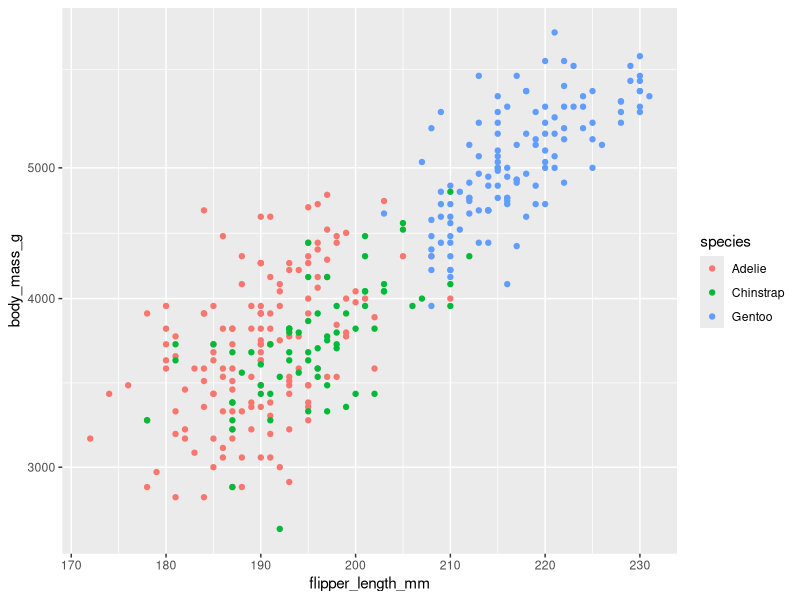
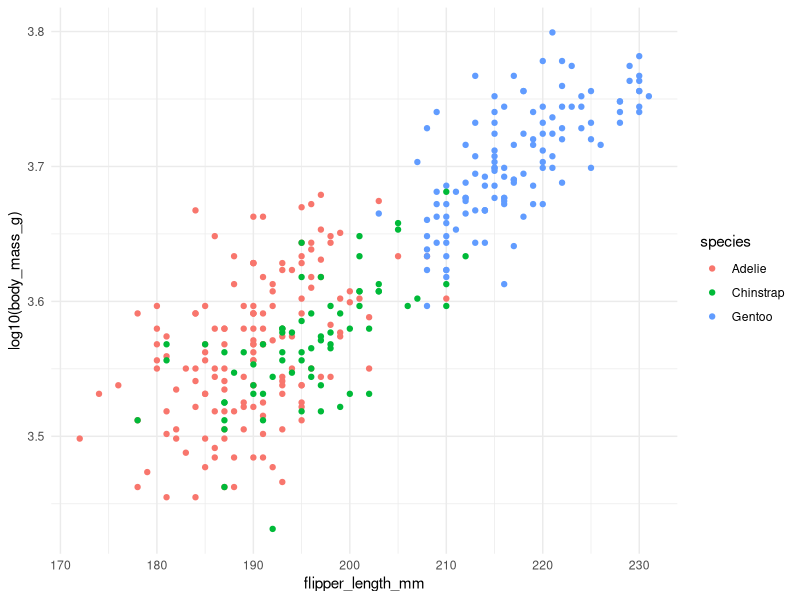

Source code (R) for these figures, in order:

            library(ggplot2)
            library(palmerpenguins)
            built_answer <- tryCatch(
                {
                    set.seed(42)
                    ggplot(penguins, aes(x = flipper_length_mm, y = body_mass_g, colour = species)) + geom_point() + scale_y_log10()
                    suppressWarnings(
                        if (!file.exists("/sandbox/figures/body-mass_flipper-length_scatter_log_scale_answer.png")) {
                            ggsave(
                                width = 3,
                                height = 3,
                                "/sandbox/figures/body-mass_flipper-length_scatter_log_scale_answer.png"
                            )
                        }
                    )
                    suppressWarnings(
                        ggplot_build(last_plot())
                    )
                },
                error = function(e) {
                    'ERROR'
                }
            )
            built_submission <- tryCatch(
                {
                    set.seed(42)
                    library(palmerpenguins)

ggplot(penguins, aes(x = flipper_length_mm, y = log10(body_mass_g), color = species)) +
  geom_point() +
  theme_minimal()
                    suppressWarnings(
                        ggsave(
                            width = 3,
                            height = 3,
                            "figures/body-mass_flipper-length_scatter_log_scale_submission_granite.png"
                        )
                    )
                    suppressWarnings(
                        ggplot_build(last_plot())
                    )
                },
                error = function(e) {
                    'ERROR'
                }
            )
            cat(isTRUE(all.equal(built_answer, built_submission)))
        
